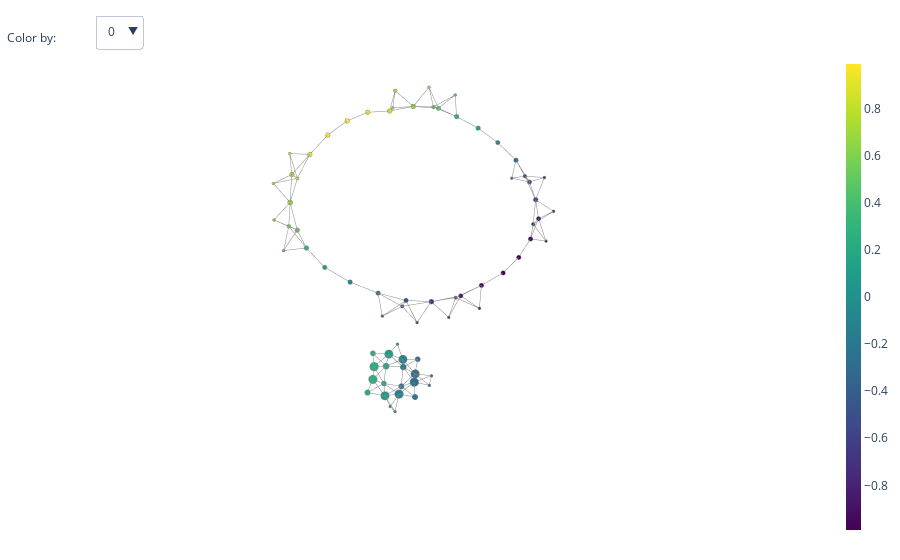

The cell this chart's notebook holds for it:
### Code cell
# 3D visualization
fig = plot_static_mapper_graph(pipe, two_circles, layout_dim=3, color_data=two_circles)
fig.show(config={'scrollZoom': True})

### Figure 1 — Plotly figure (JSON) as saved in the notebook; plotly's stock layout.template omitted (floating-point values rounded to 4 significant figures; data arrays with more than 128 entries replaced by an {"elided": "..."} marker saying what was removed)
{"data": [{"hoverinfo": "none", "line": {"color": "#888", "width": 1}, "mode": "lines", "name": "edge_trace", "type": "scatter3d", "uid": "236025f0-e91e-4bab-9375-0d456eb86288", "x": {"elided": "444 float values"}, "y": {"elided": "444 float values"}, "z": {"elided": "444 float values"}}, {"hoverinfo": "text", "hoverlabel": {"bgcolor": ["#33b47b", "#2e6f8e", "#2b758e", "#2eaf7e", "#26a684", "#2fb07d", "#2a798e", "#26828e", "#45327d", "#3f4788", "#26838e", "#1f9d89", "#461768", "#3b518a", "#306a8e", "#1f9d89", "#bfdf2a", "#d5e228", "#fde725", "#efe526", "#26838e", "#1f9d89", "#461869", "#450a5c", "#25a584", "#26828e", "#297a8e", "#5fc860", "#70ce57", "#2e708e", "#61c95f", "#472272", "#482474", "#33b47b", "#2b768e", "#2aab81", "#d4e228", "#eee526", "#440154", "#1f9d89", "#29a982", "#413f84", "#3b508a", "#fce725", "#45095b", "#440154", "#9dd93a", "#c2e02a", "#45327d", "#482474", "#472373", "#50c269", "#74cf54", "#a1da38", "#306b8e", "#bfdf2a", "#c2e02a", "#414084", "#3e4888", "#cbe129", "#82d34b", "#33628d", "#33628d", "#82d24c", "#471b6c", "#34618d", "#471a6b", "#375b8c", "#4dc16b", "#248c8c", "#22928b", "#23908c"]}, "hovertext": ["Node ID: 0<br>Pullback set label: 52<br>Partial cluster label: 0<br>Node size: 127<br>Summary statistic: 0.305", "Node ID: 1<br>Pullback set label: 26<br>Partial cluster label: 0<br>Node size: 436<br>Summary statistic: -0.268", "Node ID: 2<br>Pullback set label: 27<br>Partial cluster label: 0<br>Node size: 181<br>Summary statistic: -0.218", "Node ID: 3<br>Pullback set label: 48<br>Partial cluster label: 0<br>Node size: 434<br>Summary statistic: 0.261", "Node ID: 4<br>Pullback set label: 41<br>Partial cluster label: 0<br>Node size: 149<br>Summary statistic: 0.18", "Node ID: 5<br>Pullback set label: 49<br>Partial cluster label: 0<br>Node size: 423<br>Summary statistic: 0.268", "Node ID: 6<br>Pullback set label: 34<br>Partial cluster label: 0<br>Node size: 182<br>Summary statistic: -0.187", "Node ID: 7<br>Pullback set label: 35<br>Partial cluster label: 0<br>Node size: 430<br>Summary statistic: -0.109", "Node ID: 8<br>Pullback set label: 14<br>Partial cluster label: 0<br>Node size: 144<br>Summary statistic: -0.701", "Node ID: 9<br>Pullback set label: 20<br>Partial cluster label: 0<br>Node size: 75<br>Summary statistic: -0.566", "Node ID: 10<br>Pullback set label: 30<br>Partial cluster label: 0<br>Node size: 111<br>Summary statistic: -0.102", "Node ID: 11<br>Pullback set label: 38<br>Partial cluster label: 0<br>Node size: 119<br>Summary statistic: 0.0998", "Node ID: 12<br>Pullback set label: 6<br>Partial cluster label: 0<br>Node size: 118<br>Summary statistic: -0.867", "Node ID: 13<br>Pullback set label: 16<br>Partial cluster label: 0<br>Node size: 117<br>Summary statistic: -0.494", "Node ID: 14<br>Pullback set label: 22<br>Partial cluster label: 0<br>Node size: 122<br>Summary statistic: -0.314", "Node ID: 15<br>Pullback set label: 42<br>Partial cluster label: 0<br>Node size: 415<br>Summary statistic: 0.104", "Node ID: 16<br>Pullback set label: 61<br>Partial cluster label: 0<br>Node size: 67<br>Summary statistic: 0.799", "Node ID: 17<br>Pullback set label: 70<br>Partial cluster label: 0<br>Node size: 119<br>Summary statistic: 0.868", "Node ID: 18<br>Pullback set label: 68<br>Partial cluster label: 0<br>Node size: 118<br>Summary statistic: 0.989", "Node ID: 19<br>Pullback set label: 69<br>Partial cluster label: 0<br>Node size: 122<br>Summary statistic: 0.947", "Node ID: 20<br>Pullback set label: 37<br>Partial cluster label: 0<br>Node size: 125<br>Summary statistic: -0.103", "Node ID: 21<br>Pullback set label: 44<br>Partial cluster label: 0<br>Node size: 120<br>Summary statistic: 0.0996", "Node ID: 22<br>Pullback set label: 1<br>Partial cluster label: 0<br>Node size: 113<br>Summary statistic: -0.858", "Node ID: 23<br>Pullback set label: 2<br>Partial cluster label: 0<br>Node size: 123<br>Summary statistic: -0.941", "Node ID: 24<br>Pullback set label: 40<br>Partial cluster label: 0<br>Node size: 218<br>Summary statistic: 0.174", "Node ID: 25<br>Pullback set label: 32<br>Partial cluster label: 0<br>Node size: 413<br>Summary statistic: -0.107", "Node ID: 26<br>Pullback set label: 33<br>Partial cluster label: 0<br>Node size: 213<br>Summary statistic: -0.177", "Node ID: 27<br>Pullback set label: 53<br>Partial cluster label: 0<br>Node size: 113<br>Summary statistic: 0.493", "Node ID: 28<br>Pullback set label: 54<br>Partial cluster label: 0<br>Node size: 81<br>Summary statistic: 0.556", "Node ID: 29<br>Pullback set label: 25<br>Partial cluster label: 0<br>Node size: 423<br>Summary statistic: -0.265", "Node ID: 30<br>Pullback set label: 56<br>Partial cluster label: 0<br>Node size: 119<br>Summary statistic: 0.5", "Node ID: 31<br>Pullback set label: 7<br>Partial cluster label: 0<br>Node size: 29<br>Summary statistic: -0.804", "Node ID: 32<br>Pullback set label: 13<br>Partial cluster label: 0<br>Node size: 69<br>Summary statistic: -0.791", "Node ID: 33<br>Pullback set label: 45<br>Partial cluster label: 0<br>Node size: 127<br>Summary statistic: 0.306", "Node ID: 34<br>Pullback set label: 24<br>Partial cluster label: 0<br>Node size: 158<br>Summary statistic: -0.213", "Node ID: 35<br>Pullback set label: 50<br>Partial cluster label: 0<br>Node size: 179<br>Summary statistic: 0.221", "Node ID: 36<br>Pullback set label: 65<br>Partial cluster label: 0<br>Node size: 123<br>Summary statistic: 0.865", "Node ID: 37<br>Pullback set label: 66<br>Partial cluster label: 0<br>Node size: 117<br>Summary statistic: 0.944", "Node ID: 38<br>Pullback set label: 3<br>Partial cluster label: 0<br>Node size: 122<br>Summary statistic: -0.99", "Node ID: 39<br>Pullback set label: 39<br>Partial cluster label: 0<br>Node size: 410<br>Summary statistic: 0.1", "Node ID: 40<br>Pullback set label: 47<br>Partial cluster label: 0<br>Node size: 154<br>Summary statistic: 0.209", "Node ID: 41<br>Pullback set label: 15<br>Partial cluster label: 0<br>Node size: 39<br>Summary statistic: -0.619", "Node ID: 42<br>Pullback set label: 21<br>Partial cluster label: 0<br>Node size: 117<br>Summary statistic: -0.501", "Node ID: 43<br>Pullback set label: 67<br>Partial cluster label: 0<br>Node size: 121<br>Summary statistic: 0.985", "Node ID: 44<br>Pullback set label: 5<br>Partial cluster label: 0<br>Node size: 123<br>Summary statistic: -0.945", "Node ID: 45<br>Pullback set label: 4<br>Partial cluster label: 0<br>Node size: 120<br>Summary statistic: -0.988", "Node ID: 46<br>Pullback set label: 62<br>Partial cluster label: 0<br>Node size: 141<br>Summary statistic: 0.695", "Node ID: 47<br>Pullback set label: 71<br>Partial cluster label: 0<br>Node size: 32<br>Summary statistic: 0.809", "Node ID: 48<br>Pullback set label: 9<br>Partial cluster label: 0<br>Node size: 131<br>Summary statistic: -0.7", "Node ID: 49<br>Pullback set label: 10<br>Partial cluster label: 0<br>Node size: 80<br>Summary statistic: -0.793", "Node ID: 50<br>Pullback set label: 0<br>Partial cluster label: 0<br>Node size: 23<br>Summary statistic: -0.8", "Node ID: 51<br>Pullback set label: 51<br>Partial cluster label: 0<br>Node size: 5<br>Summary statistic: 0.433", "Node ID: 52<br>Pullback set label: 55<br>Partial cluster label: 0<br>Node size: 83<br>Summary statistic: 0.569", "Node ID: 53<br>Pullback set label: 58<br>Partial cluster label: 0<br>Node size: 132<br>Summary statistic: 0.708", "Node ID: 54<br>Pullback set label: 29<br>Partial cluster label: 0<br>Node size: 120<br>Summary statistic: -0.305", "Node ID: 55<br>Pullback set label: 59<br>Partial cluster label: 0<br>Node size: 75<br>Summary statistic: 0.8", "Node ID: 56<br>Pullback set label: 64<br>Partial cluster label: 0<br>Node size: 35<br>Summary statistic: 0.808", "Node ID: 57<br>Pullback set label: 8<br>Partial cluster label: 0<br>Node size: 25<br>Summary statistic: -0.608", "Node ID: 58<br>Pullback set label: 17<br>Partial cluster label: 0<br>Node size: 81<br>Summary statistic: -0.558", "Node ID: 59<br>Pullback set label: 60<br>Partial cluster label: -1<br>Node size: 3<br>Summary statistic: 0.836", "Node ID: 60<br>Pullback set label: 57<br>Partial cluster label: 0<br>Node size: 22<br>Summary statistic: 0.611", "Node ID: 61<br>Pullback set label: 18<br>Partial cluster label: 0<br>Node size: 5<br>Summary statistic: -0.369", "Node ID: 62<br>Pullback set label: 19<br>Partial cluster label: 0<br>Node size: 5<br>Summary statistic: -0.372", "Node ID: 63<br>Pullback set label: 63<br>Partial cluster label: 0<br>Node size: 33<br>Summary statistic: 0.61", "Node ID: 64<br>Pullback set label: 11<br>Partial cluster label: 0<br>Node size: 5<br>Summary statistic: -0.843", "Node ID: 65<br>Pullback set label: 23<br>Partial cluster label: -1<br>Node size: 3<br>Summary statistic: -0.382", "Node ID: 66<br>Pullback set label: 12<br>Partial cluster label: -1<br>Node size: 2<br>Summary statistic: -0.848", "Node ID: 67<br>Pullback set label: 28<br>Partial cluster label: 0<br>Node size: 5<br>Summary statistic: -0.424", "Node ID: 68<br>Pullback set label: 46<br>Partial cluster label: 0<br>Node size: 6<br>Summary statistic: 0.422", "Node ID: 69<br>Pullback set label: 36<br>Partial cluster label: -1<br>Node size: 2<br>Summary statistic: -0.0322", "Node ID: 70<br>Pullback set label: 31<br>Partial cluster label: -1<br>Node size: 1<br>Summary statistic: 0.015", "Node ID: 71<br>Pullback set label: 43<br>Partial cluster label: -1<br>Node size: 1<br>Summary statistic: -0.00246"], "marker": {"color": [0.3045, -0.2679, -0.2184, 0.2606, 0.1797, 0.2682, -0.1869, -0.1091, -0.7005, -0.5659, -0.1016, 0.09978, -0.8671, -0.4938, -0.3143, 0.1044, 0.7986, 0.8682, 0.989, 0.9466, -0.1032, 0.09963, -0.8583, -0.9413, 0.1744, -0.1068, -0.1771, 0.4933, 0.5557, -0.2647, 0.4995, -0.8036, -0.7915, 0.3059, -0.2128, 0.2208, 0.8645, 0.9443, -0.9895, 0.09995, 0.2095, -0.6189, -0.5009, 0.9855, -0.9446, -0.9885, 0.695, 0.8094, -0.7002, -0.793, -0.8004, 0.4329, 0.5689, 0.708, -0.3048, 0.7996, 0.8083, -0.6083, -0.5576, 0.8356, 0.6113, -0.3694, -0.3721, 0.6097, -0.8434, -0.3819, -0.8482, -0.4238, 0.4222, -0.03225, 0.01504, -0.002459], "colorbar": {"thickness": 15, "title": {"side": "right", "text": ""}, "xanchor": "left"}, "colorscale": [[0, "#440154"], [0.1111, "#482878"], [0.2222, "#3e4989"], [0.3333, "#31688e"], [0.4444, "#26828e"], [0.5556, "#1f9e89"], [0.6667, "#35b779"], [0.7778, "#6ece58"], [0.8889, "#b5de2b"], [1, "#fde725"]], "line": {"color": "#888", "width": 1}, "opacity": 1, "reversescale": false, "showscale": true, "size": [127, 436, 181, 434, 149, 423, 182, 430, 144, 75, 111, 119, 118, 117, 122, 415, 67, 119, 118, 122, 125, 120, 113, 123, 218, 413, 213, 113, 81, 423, 119, 29, 69, 127, 158, 179, 123, 117, 122, 410, 154, 39, 117, 121, 123, 120, 141, 32, 131, 80, 23, 5, 83, 132, 120, 75, 35, 25, 81, 3, 22, 5, 5, 33, 5, 3, 2, 5, 6, 2, 1, 1], "sizemin": 4, "sizemode": "area", "sizeref": 6.056}, "mode": "markers", "name": "node_trace", "type": "scatter3d", "uid": "bf71d746-ace3-4d53-a433-118da50b4b9e", "x": [3.492, -0.3804, -0.02937, 0.2257, 0.3072, 0.5862, -0.09058, 0.2872, 1.986, 2.478, -2.432, -2.165, 1.45, -2.58, -2.588, 0.5967, 2.964, 2.822, 1.871, 2.448, 3.27, 3.457, -1.718, -1.21, -0.0919, -0.7787, -0.4797, -1.152, -1.361, -0.7512, 3.29, 1.766, 1.327, -1.713, -1.173, 0.9906, -0.0789, 0.5848, -0.5918, -0.4315, -0.09805, 2.519, 2.597, 1.24, 0.7821, 0.09779, 3.168, 3.393, -2.193, -1.849, -2.261, 3.83, 3.567, -0.6907, 2.913, -0.5048, -0.5281, -2.457, -2.284, 2.95, -1.1, -0.8599, -0.941, 3.576, -1.737, -2.509, 1.102, 3.102, -1.743, 0.8738, -1.033, 0.6244], "y": [-0.2712, -0.6047, -0.2171, -1.965, -1.387, -1.633, -0.9399, -0.6625, 2.293, 1.836, 0.5133, 0.02023, 2.712, 1.566, 1.053, -1.031, -1.101, -1.536, -1.27, -1.25, 0.9825, 0.3281, 2.529, 2.691, -1.696, -1.568, -1.24, -0.5129, -0.8834, -0.9306, -0.8738, 2.65, 2.461, -0.3668, -1.221, -1.465, -1.204, -1.283, 2.813, -1.914, -2.377, 2.36, 2.087, -1.294, 2.774, 2.876, -1.217, -1.465, 2.074, 2.314, 2.61, -0.7148, -0.7704, -0.9665, 1.511, -1.437, -1.568, 2.082, 1.599, -1.312, -0.809, -0.3411, -0.3258, -1.369, 2.828, 1.033, 3.012, 1.845, -0.4725, -0.4703, -2.1, -0.5107], "z": [2.037, -5.003, -5.189, -4.778, -5.132, -4.916, -5.23, -5.143, 1.052, 0.9374, 3.185, 3.525, 1.157, 2.328, 2.795, -5.262, 3.33, 3.249, 4.033, 3.723, 1.581, 1.762, 1.9, 1.575, -4.788, -4.821, -4.783, 4.164, 4.069, -5.077, 2.192, 0.6745, 0.9196, 3.852, -4.845, -5.14, 4.18, 4.278, 1.352, -4.577, -4.62, 0.774, 1.293, 4.216, 1.158, 1.24, 2.751, 3.225, 2.113, 1.609, 1.943, 1.923, 2.441, 4.212, 1.363, 4.551, 4.078, 2.656, 2.597, 3.865, 4.645, -5.299, -4.897, 2.382, 1.356, 2.293, 0.7768, 0.9937, 4.386, -5.164, -4.594, -5.62]}], "layout": {"annotations": [{"align": "left", "showarrow": false, "text": "Color by:", "x": 0, "xref": "paper", "y": 1.055, "yref": "paper"}], "autosize": false, "hovermode": "closest", "margin": {"b": 20, "l": 5, "r": 5, "t": 40}, "scene": {"xaxis": {"showbackground": false, "showgrid": false, "showline": false, "showticklabels": false, "title": {"text": ""}, "zeroline": false}, "yaxis": {"showbackground": false, "showgrid": false, "showline": false, "showticklabels": false, "title": {"text": ""}, "zeroline": false}, "zaxis": {"showbackground": false, "showgrid": false, "showline": false, "showticklabels": false, "title": {"text": ""}, "zeroline": false}}, "showlegend": false, "title": {"text": ""}, "updatemenus": [{"buttons": [{"args": [{"hovertext": [null, ["Node ID: 0<br>Pullback set label: 52<br>Partial cluster label: 0<br>Node size: 127<br>Summary statistic: 0.305", "Node ID: 1<br>Pullback set label: 26<br>Partial cluster label: 0<br>Node size: 436<br>Summary statistic: -0.268", "Node ID: 2<br>Pullback set label: 27<br>Partial cluster label: 0<br>Node size: 181<br>Summary statistic: -0.218", "Node ID: 3<br>Pullback set label: 48<br>Partial cluster label: 0<br>Node size: 434<br>Summary statistic: 0.261", "Node ID: 4<br>Pullback set label: 41<br>Partial cluster label: 0<br>Node size: 149<br>Summary statistic: 0.18", "Node ID: 5<br>Pullback set label: 49<br>Partial cluster label: 0<br>Node size: 423<br>Summary statistic: 0.268", "Node ID: 6<br>Pullback set label: 34<br>Partial cluster label: 0<br>Node size: 182<br>Summary statistic: -0.187", "Node ID: 7<br>Pullback set label: 35<br>Partial cluster label: 0<br>Node size: 430<br>Summary statistic: -0.109", "Node ID: 8<br>Pullback set label: 14<br>Partial cluster label: 0<br>Node size: 144<br>Summary statistic: -0.701", "Node ID: 9<br>Pullback set label: 20<br>Partial cluster label: 0<br>Node size: 75<br>Summary statistic: -0.566", "Node ID: 10<br>Pullback set label: 30<br>Partial cluster label: 0<br>Node size: 111<br>Summary statistic: -0.102", "Node ID: 11<br>Pullback set label: 38<br>Partial cluster label: 0<br>Node size: 119<br>Summary statistic: 0.0998", "Node ID: 12<br>Pullback set label: 6<br>Partial cluster label: 0<br>Node size: 118<br>Summary statistic: -0.867", "Node ID: 13<br>Pullback set label: 16<br>Partial cluster label: 0<br>Node size: 117<br>Summary statistic: -0.494", "Node ID: 14<br>Pullback set label: 22<br>Partial cluster label: 0<br>Node size: 122<br>Summary statistic: -0.314", "Node ID: 15<br>Pullback set label: 42<br>Partial cluster label: 0<br>Node size: 415<br>Summary statistic: 0.104", "Node ID: 16<br>Pullback set label: 61<br>Partial cluster label: 0<br>Node size: 67<br>Summary statistic: 0.799", "Node ID: 17<br>Pullback set label: 70<br>Partial cluster label: 0<br>Node size: 119<br>Summary statistic: 0.868", "Node ID: 18<br>Pullback set label: 68<br>Partial cluster label: 0<br>Node size: 118<br>Summary statistic: 0.989", "Node ID: 19<br>Pullback set label: 69<br>Partial cluster label: 0<br>Node size: 122<br>Summary statistic: 0.947", "Node ID: 20<br>Pullback set label: 37<br>Partial cluster label: 0<br>Node size: 125<br>Summary statistic: -0.103", "Node ID: 21<br>Pullback set label: 44<br>Partial cluster label: 0<br>Node size: 120<br>Summary statistic: 0.0996", "Node ID: 22<br>Pullback set label: 1<br>Partial cluster label: 0<br>Node size: 113<br>Summary statistic: -0.858", "Node ID: 23<br>Pullback set label: 2<br>Partial cluster label: 0<br>Node size: 123<br>Summary statistic: -0.941", "Node ID: 24<br>Pullback set label: 40<br>Partial cluster label: 0<br>Node size: 218<br>Summary statistic: 0.174", "Node ID: 25<br>Pullback set label: 32<br>Partial cluster label: 0<br>Node size: 413<br>Summary statistic: -0.107", "Node ID: 26<br>Pullback set label: 33<br>Partial cluster label: 0<br>Node size: 213<br>Summary statistic: -0.177", "Node ID: 27<br>Pullback set label: 53<br>Partial cluster label: 0<br>Node size: 113<br>Summary statistic: 0.493", "Node ID: 28<br>Pullback set label: 54<br>Partial cluster label: 0<br>Node size: 81<br>Summary statistic: 0.556", "Node ID: 29<br>Pullback set label: 25<br>Partial cluster label: 0<br>Node size: 423<br>Summary statistic: -0.265", "Node ID: 30<br>Pullback set label: 56<br>Partial cluster label: 0<br>Node size: 119<br>Summary statistic: 0.5", "Node ID: 31<br>Pullback set label: 7<br>Partial cluster label: 0<br>Node size: 29<br>Summary statistic: -0.804", "Node ID: 32<br>Pullback set label: 13<br>Partial cluster label: 0<br>Node size: 69<br>Summary statistic: -0.791", "Node ID: 33<br>Pullback set label: 45<br>Partial cluster label: 0<br>Node size: 127<br>Summary statistic: 0.306", "Node ID: 34<br>Pullback set label: 24<br>Partial cluster label: 0<br>Node size: 158<br>Summary statistic: -0.213", "Node ID: 35<br>Pullback set label: 50<br>Partial cluster label: 0<br>Node size: 179<br>Summary statistic: 0.221", "Node ID: 36<br>Pullback set label: 65<br>Partial cluster label: 0<br>Node size: 123<br>Summary statistic: 0.865", "Node ID: 37<br>Pullback set label: 66<br>Partial cluster label: 0<br>Node size: 117<br>Summary statistic: 0.944", "Node ID: 38<br>Pullback set label: 3<br>Partial cluster label: 0<br>Node size: 122<br>Summary statistic: -0.99", "Node ID: 39<br>Pullback set label: 39<br>Partial cluster label: 0<br>Node size: 410<br>Summary statistic: 0.1", "Node ID: 40<br>Pullback set label: 47<br>Partial cluster label: 0<br>Node size: 154<br>Summary statistic: 0.209", "Node ID: 41<br>Pullback set label: 15<br>Partial cluster label: 0<br>Node size: 39<br>Summary statistic: -0.619", "Node ID: 42<br>Pullback set label: 21<br>Partial cluster label: 0<br>Node size: 117<br>Summary statistic: -0.501", "Node ID: 43<br>Pullback set label: 67<br>Partial cluster label: 0<br>Node size: 121<br>Summary statistic: 0.985", "Node ID: 44<br>Pullback set label: 5<br>Partial cluster label: 0<br>Node size: 123<br>Summary statistic: -0.945", "Node ID: 45<br>Pullback set label: 4<br>Partial cluster label: 0<br>Node size: 120<br>Summary statistic: -0.988", "Node ID: 46<br>Pullback set label: 62<br>Partial cluster label: 0<br>Node size: 141<br>Summary statistic: 0.695", "Node ID: 47<br>Pullback set label: 71<br>Partial cluster label: 0<br>Node size: 32<br>Summary statistic: 0.809", "Node ID: 48<br>Pullback set label: 9<br>Partial cluster label: 0<br>Node size: 131<br>Summary statistic: -0.7", "Node ID: 49<br>Pullback set label: 10<br>Partial cluster label: 0<br>Node size: 80<br>Summary statistic: -0.793", "Node ID: 50<br>Pullback set label: 0<br>Partial cluster label: 0<br>Node size: 23<br>Summary statistic: -0.8", "Node ID: 51<br>Pullback set label: 51<br>Partial cluster label: 0<br>Node size: 5<br>Summary statistic: 0.433", "Node ID: 52<br>Pullback set label: 55<br>Partial cluster label: 0<br>Node size: 83<br>Summary statistic: 0.569", "Node ID: 53<br>Pullback set label: 58<br>Partial cluster label: 0<br>Node size: 132<br>Summary statistic: 0.708", "Node ID: 54<br>Pullback set label: 29<br>Partial cluster label: 0<br>Node size: 120<br>Summary statistic: -0.305", "Node ID: 55<br>Pullback set label: 59<br>Partial cluster label: 0<br>Node size: 75<br>Summary statistic: 0.8", "Node ID: 56<br>Pullback set label: 64<br>Partial cluster label: 0<br>Node size: 35<br>Summary statistic: 0.808", "Node ID: 57<br>Pullback set label: 8<br>Partial cluster label: 0<br>Node size: 25<br>Summary statistic: -0.608", "Node ID: 58<br>Pullback set label: 17<br>Partial cluster label: 0<br>Node size: 81<br>Summary statistic: -0.558", "Node ID: 59<br>Pullback set label: 60<br>Partial cluster label: -1<br>Node size: 3<br>Summary statistic: 0.836", "Node ID: 60<br>Pullback set label: 57<br>Partial cluster label: 0<br>Node size: 22<br>Summary statistic: 0.611", "Node ID: 61<br>Pullback set label: 18<br>Partial cluster label: 0<br>Node size: 5<br>Summary statistic: -0.369", "Node ID: 62<br>Pullback set label: 19<br>Partial cluster label: 0<br>Node size: 5<br>Summary statistic: -0.372", "Node ID: 63<br>Pullback set label: 63<br>Partial cluster label: 0<br>Node size: 33<br>Summary statistic: 0.61", "Node ID: 64<br>Pullback set label: 11<br>Partial cluster label: 0<br>Node size: 5<br>Summary statistic: -0.843", "Node ID: 65<br>Pullback set label: 23<br>Partial cluster label: -1<br>Node size: 3<br>Summary statistic: -0.382", "Node ID: 66<br>Pullback set label: 12<br>Partial cluster label: -1<br>Node size: 2<br>Summary statistic: -0.848", "Node ID: 67<br>Pullback set label: 28<br>Partial cluster label: 0<br>Node size: 5<br>Summary statistic: -0.424", "Node ID: 68<br>Pullback set label: 46<br>Partial cluster label: 0<br>Node size: 6<br>Summary statistic: 0.422", "Node ID: 69<br>Pullback set label: 36<br>Partial cluster label: -1<br>Node size: 2<br>Summary statistic: -0.0322", "Node ID: 70<br>Pullback set label: 31<br>Partial cluster label: -1<br>Node size: 1<br>Summary statistic: 0.015", "Node ID: 71<br>Pullback set label: 43<br>Partial cluster label: -1<br>Node size: 1<br>Summary statistic: -0.00246"]], "marker.color": [null, [0.3045, -0.2679, -0.2184, 0.2606, 0.1797, 0.2682, -0.1869, -0.1091, -0.7005, -0.5659, -0.1016, 0.09978, -0.8671, -0.4938, -0.3143, 0.1044, 0.7986, 0.8682, 0.989, 0.9466, -0.1032, 0.09963, -0.8583, -0.9413, 0.1744, -0.1068, -0.1771, 0.4933, 0.5557, -0.2647, 0.4995, -0.8036, -0.7915, 0.3059, -0.2128, 0.2208, 0.8645, 0.9443, -0.9895, 0.09995, 0.2095, -0.6189, -0.5009, 0.9855, -0.9446, -0.9885, 0.695, 0.8094, -0.7002, -0.793, -0.8004, 0.4329, 0.5689, 0.708, -0.3048, 0.7996, 0.8083, -0.6083, -0.5576, 0.8356, 0.6113, -0.3694, -0.3721, 0.6097, -0.8434, -0.3819, -0.8482, -0.4238, 0.4222, -0.03225, 0.01504, -0.002459]]}], "label": "0", "method": "restyle"}, {"args": [{"hoverlabel.bgcolor": [null, ["#eee526", "#1f9d89", "#29aa82", "#26828e", "#27a883", "#1f9d89", "#27a783", "#2eaf7e", "#a2da37", "#c2e02a", "#440154", "#440154", "#5fc860", "#461668", "#45095b", "#2fb07e", "#78d052", "#62c95f", "#1f9c89", "#33b47b", "#fde725", "#fde725", "#3b508a", "#306a8e", "#2a788e", "#2e708e", "#2b778e", "#461667", "#472071", "#26828e", "#d3e228", "#87d448", "#77d052", "#45075a", "#2b758e", "#29aa81", "#3c4f8a", "#306a8e", "#26828e", "#2e708e", "#2c758e", "#c2e02a", "#d3e228", "#26828e", "#33b47b", "#209c89", "#a1d938", "#84d34a", "#45317d", "#3f4587", "#413f84", "#cce129", "#bedf2a", "#45327d", "#efe526", "#404486", "#413e83", "#471e6f", "#472071", "#4fc26a", "#472070", "#238d8c", "#22918b", "#bfdf2a", "#375a8c", "#471b6c", "#51c269", "#d0e129", "#461869", "#40bb73", "#34618d", "#3ebb74"]], "hovertext": [null, ["Node ID: 0<br>Pullback set label: 52<br>Partial cluster label: 0<br>Node size: 127<br>Summary statistic: 0.945", "Node ID: 1<br>Pullback set label: 26<br>Partial cluster label: 0<br>Node size: 436<br>Summary statistic: 0.102", "Node ID: 2<br>Pullback set label: 27<br>Partial cluster label: 0<br>Node size: 181<br>Summary statistic: 0.211", "Node ID: 3<br>Pullback set label: 48<br>Partial cluster label: 0<br>Node size: 434<br>Summary statistic: -0.11", "Node ID: 4<br>Pullback set label: 41<br>Partial cluster label: 0<br>Node size: 149<br>Summary statistic: 0.194", "Node ID: 5<br>Pullback set label: 49<br>Partial cluster label: 0<br>Node size: 423<br>Summary statistic: 0.0999", "Node ID: 6<br>Pullback set label: 34<br>Partial cluster label: 0<br>Node size: 182<br>Summary statistic: 0.19", "Node ID: 7<br>Pullback set label: 35<br>Partial cluster label: 0<br>Node size: 430<br>Summary statistic: 0.262", "Node ID: 8<br>Pullback set label: 14<br>Partial cluster label: 0<br>Node size: 144<br>Summary statistic: 0.711", "Node ID: 9<br>Pullback set label: 20<br>Partial cluster label: 0<br>Node size: 75<br>Summary statistic: 0.809", "Node ID: 10<br>Pullback set label: 30<br>Partial cluster label: 0<br>Node size: 111<br>Summary statistic: -0.99", "Node ID: 11<br>Pullback set label: 38<br>Partial cluster label: 0<br>Node size: 119<br>Summary statistic: -0.992", "Node ID: 12<br>Pullback set label: 6<br>Partial cluster label: 0<br>Node size: 118<br>Summary statistic: 0.493", "Node ID: 13<br>Pullback set label: 16<br>Partial cluster label: 0<br>Node size: 117<br>Summary statistic: -0.872", "Node ID: 14<br>Pullback set label: 22<br>Partial cluster label: 0<br>Node size: 122<br>Summary statistic: -0.947", "Node ID: 15<br>Pullback set label: 42<br>Partial cluster label: 0<br>Node size: 415<br>Summary statistic: 0.264", "Node ID: 16<br>Pullback set label: 61<br>Partial cluster label: 0<br>Node size: 67<br>Summary statistic: 0.579", "Node ID: 17<br>Pullback set label: 70<br>Partial cluster label: 0<br>Node size: 119<br>Summary statistic: 0.504", "Node ID: 18<br>Pullback set label: 68<br>Partial cluster label: 0<br>Node size: 118<br>Summary statistic: 0.0946", "Node ID: 19<br>Pullback set label: 69<br>Partial cluster label: 0<br>Node size: 122<br>Summary statistic: 0.305", "Node ID: 20<br>Pullback set label: 37<br>Partial cluster label: 0<br>Node size: 125<br>Summary statistic: 0.99", "Node ID: 21<br>Pullback set label: 44<br>Partial cluster label: 0<br>Node size: 120<br>Summary statistic: 0.989", "Node ID: 22<br>Pullback set label: 1<br>Partial cluster label: 0<br>Node size: 113<br>Summary statistic: -0.505", "Node ID: 23<br>Pullback set label: 2<br>Partial cluster label: 0<br>Node size: 123<br>Summary statistic: -0.317", "Node ID: 24<br>Pullback set label: 40<br>Partial cluster label: 0<br>Node size: 218<br>Summary statistic: -0.2", "Node ID: 25<br>Pullback set label: 32<br>Partial cluster label: 0<br>Node size: 413<br>Summary statistic: -0.267", "Node ID: 26<br>Pullback set label: 33<br>Partial cluster label: 0<br>Node size: 213<br>Summary statistic: -0.204", "Node ID: 27<br>Pullback set label: 53<br>Partial cluster label: 0<br>Node size: 113<br>Summary statistic: -0.875", "Node ID: 28<br>Pullback set label: 54<br>Partial cluster label: 0<br>Node size: 81<br>Summary statistic: -0.818", "Node ID: 29<br>Pullback set label: 25<br>Partial cluster label: 0<br>Node size: 423<br>Summary statistic: -0.113", "Node ID: 30<br>Pullback set label: 56<br>Partial cluster label: 0<br>Node size: 119<br>Summary statistic: 0.862", "Node ID: 31<br>Pullback set label: 7<br>Partial cluster label: 0<br>Node size: 29<br>Summary statistic: 0.629", "Node ID: 32<br>Pullback set label: 13<br>Partial cluster label: 0<br>Node size: 69<br>Summary statistic: 0.579", "Node ID: 33<br>Pullback set label: 45<br>Partial cluster label: 0<br>Node size: 127<br>Summary statistic: -0.956", "Node ID: 34<br>Pullback set label: 24<br>Partial cluster label: 0<br>Node size: 158<br>Summary statistic: -0.22", "Node ID: 35<br>Pullback set label: 50<br>Partial cluster label: 0<br>Node size: 179<br>Summary statistic: 0.213", "Node ID: 36<br>Pullback set label: 65<br>Partial cluster label: 0<br>Node size: 123<br>Summary statistic: -0.51", "Node ID: 37<br>Pullback set label: 66<br>Partial cluster label: 0<br>Node size: 117<br>Summary statistic: -0.318", "Node ID: 38<br>Pullback set label: 3<br>Partial cluster label: 0<br>Node size: 122<br>Summary statistic: -0.11", "Node ID: 39<br>Pullback set label: 39<br>Partial cluster label: 0<br>Node size: 410<br>Summary statistic: -0.268", "Node ID: 40<br>Pullback set label: 47<br>Partial cluster label: 0<br>Node size: 154<br>Summary statistic: -0.224", "Node ID: 41<br>Pullback set label: 15<br>Partial cluster label: 0<br>Node size: 39<br>Summary statistic: 0.811", "Node ID: 42<br>Pullback set label: 21<br>Partial cluster label: 0<br>Node size: 117<br>Summary statistic: 0.863", "Node ID: 43<br>Pullback set label: 67<br>Partial cluster label: 0<br>Node size: 121<br>Summary statistic: -0.11", "Node ID: 44<br>Pullback set label: 5<br>Partial cluster label: 0<br>Node size: 123<br>Summary statistic: 0.305", "Node ID: 45<br>Pullback set label: 4<br>Partial cluster label: 0<br>Node size: 120<br>Summary statistic: 0.0902", "Node ID: 46<br>Pullback set label: 62<br>Partial cluster label: 0<br>Node size: 141<br>Summary statistic: 0.707", "Node ID: 47<br>Pullback set label: 71<br>Partial cluster label: 0<br>Node size: 32<br>Summary statistic: 0.617", "Node ID: 48<br>Pullback set label: 9<br>Partial cluster label: 0<br>Node size: 131<br>Summary statistic: -0.709", "Node ID: 49<br>Pullback set label: 10<br>Partial cluster label: 0<br>Node size: 80<br>Summary statistic: -0.58", "Node ID: 50<br>Pullback set label: 0<br>Partial cluster label: 0<br>Node size: 23<br>Summary statistic: -0.621", "Node ID: 51<br>Pullback set label: 51<br>Partial cluster label: 0<br>Node size: 5<br>Summary statistic: 0.839", "Node ID: 52<br>Pullback set label: 55<br>Partial cluster label: 0<br>Node size: 83<br>Summary statistic: 0.798", "Node ID: 53<br>Pullback set label: 58<br>Partial cluster label: 0<br>Node size: 132<br>Summary statistic: -0.706", "Node ID: 54<br>Pullback set label: 29<br>Partial cluster label: 0<br>Node size: 120<br>Summary statistic: 0.947", "Node ID: 55<br>Pullback set label: 59<br>Partial cluster label: 0<br>Node size: 75<br>Summary statistic: -0.587", "Node ID: 56<br>Pullback set label: 64<br>Partial cluster label: 0<br>Node size: 35<br>Summary statistic: -0.625", "Node ID: 57<br>Pullback set label: 8<br>Partial cluster label: 0<br>Node size: 25<br>Summary statistic: -0.826", "Node ID: 58<br>Pullback set label: 17<br>Partial cluster label: 0<br>Node size: 81<br>Summary statistic: -0.816", "Node ID: 59<br>Pullback set label: 60<br>Partial cluster label: -1<br>Node size: 3<br>Summary statistic: 0.431", "Node ID: 60<br>Pullback set label: 57<br>Partial cluster label: 0<br>Node size: 22<br>Summary statistic: -0.82", "Node ID: 61<br>Pullback set label: 18<br>Partial cluster label: 0<br>Node size: 5<br>Summary statistic: -0.0266", "Node ID: 62<br>Pullback set label: 19<br>Partial cluster label: 0<br>Node size: 5<br>Summary statistic: 0.0103", "Node ID: 63<br>Pullback set label: 63<br>Partial cluster label: 0<br>Node size: 33<br>Summary statistic: 0.801", "Node ID: 64<br>Pullback set label: 11<br>Partial cluster label: 0<br>Node size: 5<br>Summary statistic: -0.429", "Node ID: 65<br>Pullback set label: 23<br>Partial cluster label: -1<br>Node size: 3<br>Summary statistic: -0.847", "Node ID: 66<br>Pullback set label: 12<br>Partial cluster label: -1<br>Node size: 2<br>Summary statistic: 0.437", "Node ID: 67<br>Pullback set label: 28<br>Partial cluster label: 0<br>Node size: 5<br>Summary statistic: 0.851", "Node ID: 68<br>Pullback set label: 46<br>Partial cluster label: 0<br>Node size: 6<br>Summary statistic: -0.863", "Node ID: 69<br>Pullback set label: 36<br>Partial cluster label: -1<br>Node size: 2<br>Summary statistic: 0.372", "Node ID: 70<br>Pullback set label: 31<br>Partial cluster label: -1<br>Node size: 1<br>Summary statistic: -0.379", "Node ID: 71<br>Pullback set label: 43<br>Partial cluster label: -1<br>Node size: 1<br>Summary statistic: 0.366"]], "marker.color": [null, [0.9452, 0.1021, 0.2105, -0.1103, 0.1935, 0.09993, 0.1902, 0.2616, 0.7114, 0.8095, -0.9897, -0.9924, 0.4932, -0.872, -0.9469, 0.2644, 0.5794, 0.5042, 0.09464, 0.3052, 0.9901, 0.9893, -0.505, -0.3172, -0.2, -0.2667, -0.204, -0.8753, -0.8178, -0.1132, 0.8621, 0.6286, 0.5789, -0.9559, -0.2202, 0.2132, -0.51, -0.3176, -0.1096, -0.2679, -0.2238, 0.811, 0.8628, -0.1102, 0.3054, 0.09018, 0.7073, 0.6167, -0.7095, -0.5803, -0.621, 0.8389, 0.7975, -0.7057, 0.947, -0.5868, -0.6248, -0.8263, -0.8156, 0.4308, -0.8197, -0.02655, 0.01027, 0.801, -0.4288, -0.8469, 0.4372, 0.8511, -0.8634, 0.3719, -0.3793, 0.3658]]}], "label": "1", "method": "restyle"}], "direction": "down", "pad": {"r": 10, "t": 10}, "showactive": true, "x": 0.11, "xanchor": "left", "y": 1.1, "yanchor": "top"}]}}
